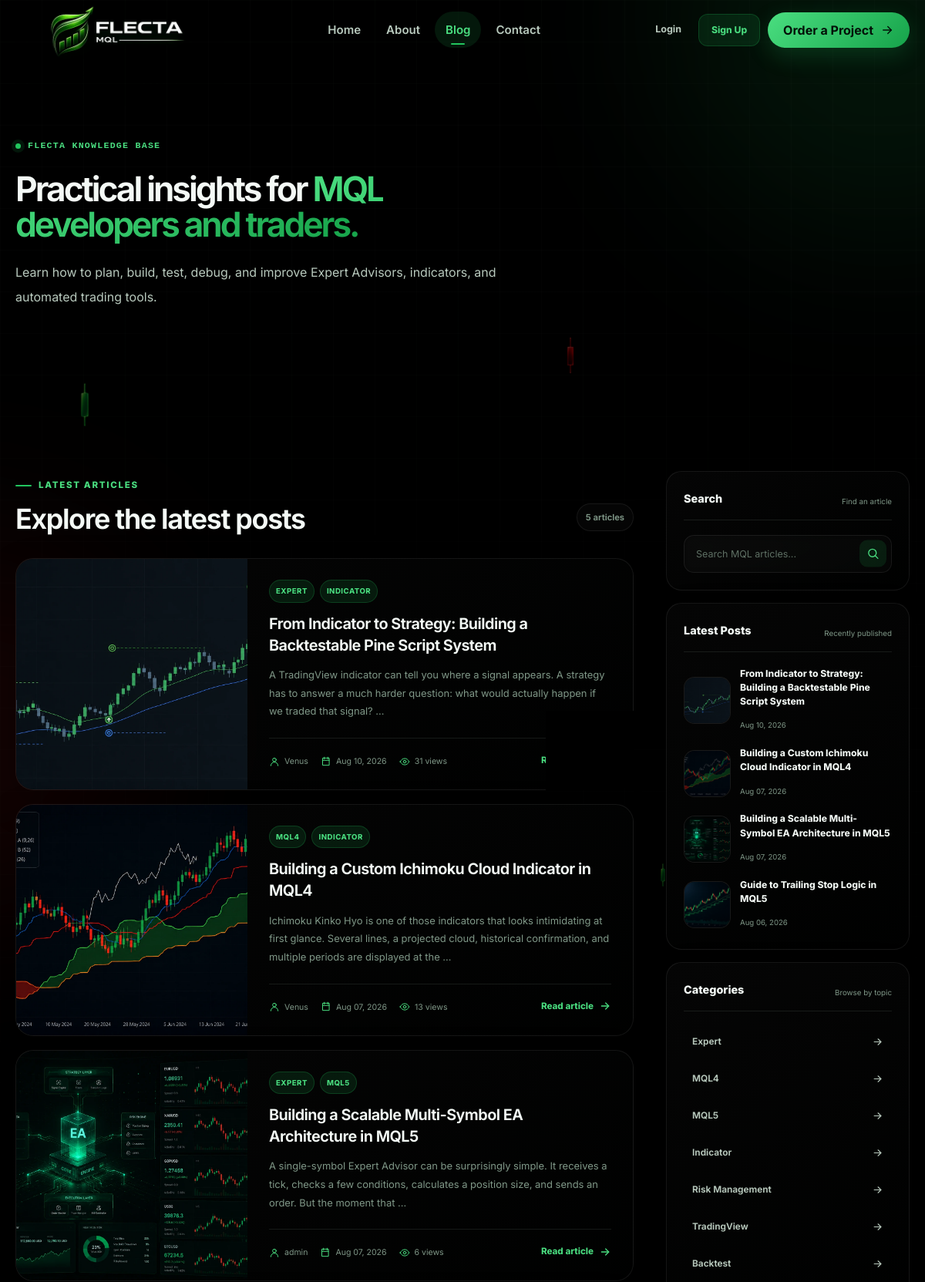
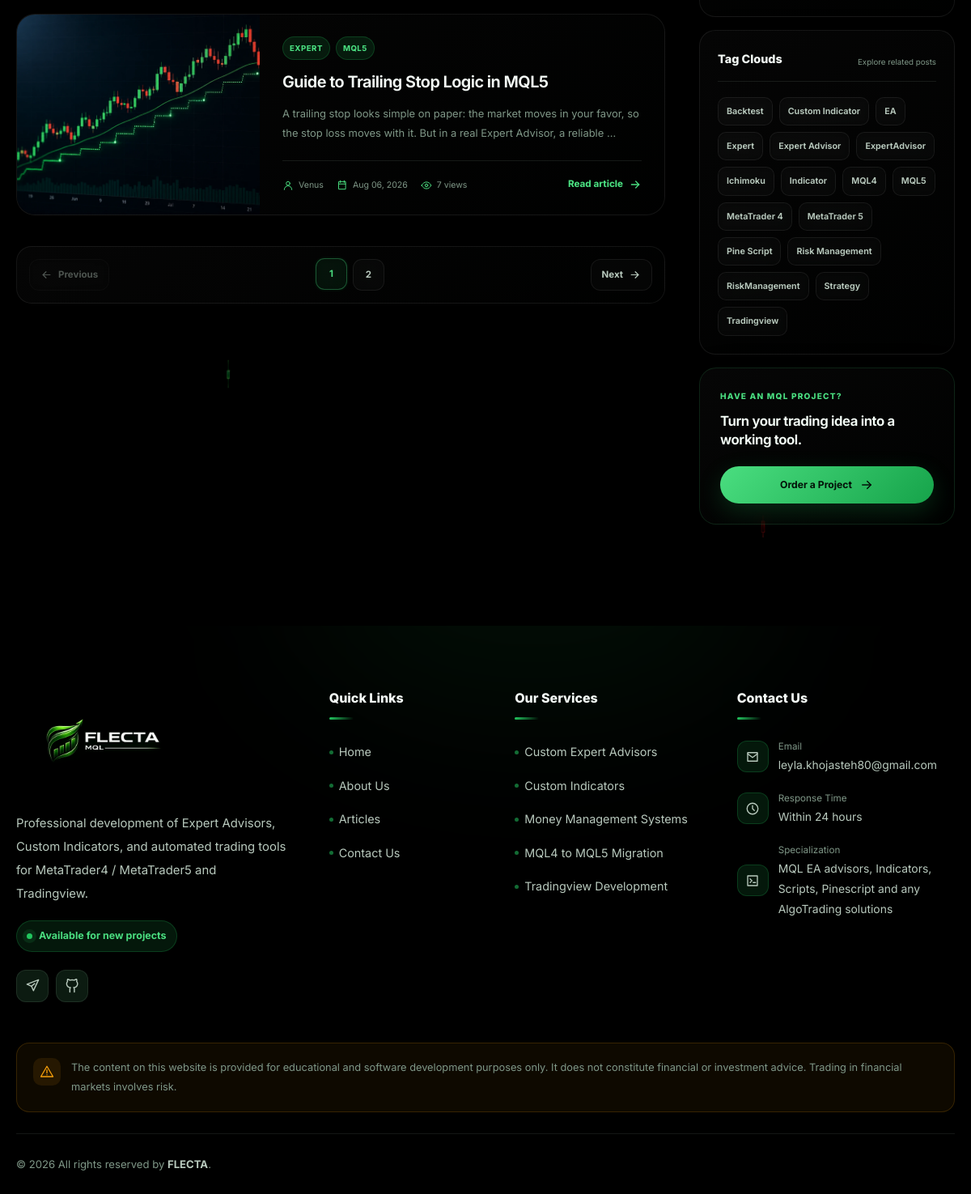
Screenshot of /blog/ with the database file from the repository (2 pictures, top to bottom).
### blog/models.py (models this page shows, shortened)
class Post(models.Model):
    author = models.ForeignKey(User,on_delete=models.SET_NULL,null=True)
    title = models.CharField( max_length=250)
    image = models.ImageField(upload_to='blog/',default='blog/default.jpg')
    content = models.TextField()
    tags = TaggableManager()
    category = models.ManyToManyField(Category)
    counted_views = models.IntegerField(default=0)
    status = models.BooleanField(default=True)
    login_require = models.BooleanField(default=False)
    published_date = models.DateTimeField(null=True)
    created_date = models.DateTimeField(auto_now_add=True)
    updated_date = models.DateTimeField(auto_now=True)
    class Meta:
        ordering = ['published_date']

class Category(models.Model):
   name = models.CharField(max_length=255)
   def __str__(self):
      return self.name

### blog/views.py (the view)
# urls.py: path('',blog_view,name='index'),
def blog_view(request,**kwargs):
    posts = Post.objects.filter(status=True,published_date__lte=timezone.now()).order_by('-published_date')
    if kwargs.get('cat_name') != None:
        posts = posts.filter(category__name=kwargs['cat_name'])
    if kwargs.get('author_username') != None:
        posts = posts.filter(author__username=kwargs['author_username'])
    if kwargs.get('tag_name') != None:
        posts = posts.filter(tags__name__in=[kwargs['tag_name']])
    posts = Paginator(posts,4)
    try:
        page_number = request.GET.get('page')
        posts = posts.get_page(page_number)
    except EmptyPage:
        posts = posts.get_page(1)
    except PageNotAnInteger:
        posts = posts.get_page(1)
    context = {'posts':posts}
    return render(request,'blog/blog-home.html',context)

### templates/blog/blog-home.html (shortened to what this page needs)
{% extends "base.html" %}
{% load blog_tags %}
{% load static %}
{% load compress %}
{% block body_class %}
blog-page
{% endblock %}
{% block extra_css %}
{% compress css %}
<link rel="stylesheet" href="{% static 'css/blog-home.css' %}">
{% endcompress %}
{% endblock %}
{% block content %}
<section class="blog-hero">
    <div class="container blog-hero-container">
        <div class="blog-hero-content">
            <span class="blog-eyebrow">
                FLECTA Knowledge Base
            </span>
            <h1>
                Practical insights for
                <span>MQL developers and traders.</span>
            </h1>
            <p>
                Learn how to plan, build, test, debug, and improve
                Expert Advisors, indicators, and automated trading tools.
            </p>
        </div>
    </div>
</section>
<section class="blog-main">
    <div class="container blog-layout">
        <div class="blog-content-column">
            <div class="blog-content-header">
                <div>
                    <span class="section-label">Latest Articles</span>
                    <h2>
                        {% if active_filter_title %}
                            {{ active_filter_title }}
                        {% else %}
                            Explore the latest posts
                        {% endif %}
                    </h2>
                </div>
                <span class="blog-results-count">
                    {{ posts.paginator.count }} article{{ posts.paginator.count|pluralize }}
                </span>
            </div>
            {% if posts %}
                <div class="blog-post-list">
                    {% for post in posts %}
                        <article class="blog-post-card">
                            <a
                                href="{% url 'blog:single' pid=post.id %}"
                                class="blog-post-cover"
                                aria-label="Read {{ post.title }}"
                            >
                                {% if post.image %}
                                    <img
                                        src="{{ post.image.url }}"
                                        alt="{{ post.title }}"
                                        loading="lazy"
                                    >
                                {% endif %}
                            </a>
                            <div class="blog-post-body">
                                <div class="blog-post-taxonomy">
                                    {% for category in post.category.all|slice:":2" %}
                                        <a href="{% url 'blog:category' cat_name=category.name %}">
                                            {{ category.name }}
                                        </a>
                                    {% empty %}
                                        <span>MQL Development</span>
                                    {% endfor %}
                                </div>
                                <h3>
                                    <a href="{% url 'blog:single' pid=post.id %}">
                                        {{ post.title }}
                                    </a>
                                </h3>
                                <p class="blog-post-excerpt">
                                    {{ post.content|striptags|truncatewords:28 }}
                                </p>
                                <div class="blog-post-footer">
                                    <div class="blog-post-meta">
                                        <span>
                                            <svg viewBox="0 0 24 24" aria-hidden="true">
                                                <circle cx="12" cy="8" r="4"></circle>
                                                <path d="M4 21C4 16.6 7.6 13 12 13C16.4 13 20 16.6 20 21"></path>
                                            </svg>
                                            {{ post.author.get_full_name|default:post.author.username }}
                                        </span>
                                        <span>
                                            <svg viewBox="0 0 24 24" aria-hidden="true">
                                                <path d="M5 4H19V20H5Z"></path>
                                                <path d="M8 2V6"></path>
                                                <path d="M16 2V6"></path>
                                                <path d="M5 9H19"></path>
                                            </svg>
                                            {{ post.published_date|date:"M d, Y" }}
                                        </span>
                                        <span>
                                            <svg viewBox="0 0 24 24" aria-hidden="true">
                                                <path d="M2 12C4.5 7.5 7.8 5 12 5C16.2 5 19.5 7.5 22 12C19.5 16.5 16.2 19 12 19C7.8 19 4.5 16.5 2 12Z"></path>
                                                <circle cx="12" cy="12" r="3"></circle>
                                            </svg>
                                            {{ post.counted_views }} views
                                        </span>
                                    </div>
                                    <a
                                        href="{% url 'blog:single' pid=post.id %}"
                                        class="blog-read-link"
                                    >
                                        Read article
                                        <svg viewBox="0 0 24 24" aria-hidden="true">
                                            <path d="M5 12H19"></path>
                                            <path d="M13 6L19 12L13 18"></path>
                                        </svg>
                                    </a>
                                </div>
                            </div>
                        </article>
                    {% endfor %}
                </div>
                {% if posts.paginator.num_pages > 1 %}
                    <nav class="blog-pagination" aria-label="Blog pagination">
                        {% if posts.has_previous %}
                            <a
                                href="?page={{ posts.previous_page_number }}{% if request.GET.s %}&s={{ request.GET.s|urlencode }}{% endif %}"
                                class="pagination-direction"
                                aria-label="Previous page"
                            >
                                <svg viewBox="0 0 24 24" aria-hidden="true">
                                    <path d="M19 12H5"></path>
                                    <path d="M11 6L5 12L11 18"></path>
                                </svg>
                                Previous
                            </a>
                        {% else %}
                            <span class="pagination-direction is-disabled">
                                <svg viewBox="0 0 24 24" aria-hidden="true">
                                    <path d="M19 12H5"></path>
                                    <path d="M11 6L5 12L11 18"></path>
                                </svg>
                                Previous
                            </span>
                        {% endif %}
                        <div class="pagination-numbers">
                            {% for page_number in posts.paginator.page_range %}
                                {% if page_number == posts.number %}
                                    <span class="pagination-number is-current" aria-current="page">
                                        {{ page_number }}
                                    </span>
                                {% else %}
                                    <a
                                        href="?page={{ page_number }}{% if request.GET.s %}&s={{ request.GET.s|urlencode }}{% endif %}"
                                        class="pagination-number"
                                    >
                                        {{ page_number }}
                                    </a>
                                {% endif %}
                            {% endfor %}
                        </div>
                        {% if posts.has_next %}
                            <a
                                href="?page={{ posts.next_page_number }}{% if request.GET.s %}&s={{ request.GET.s|urlencode }}{% endif %}"
                                class="pagination-direction"
                                aria-label="Next page"
                            >
                                Next
                                <svg viewBox="0 0 24 24" aria-hidden="true">
                                    <path d="M5 12H19"></path>
                                    <path d="M13 6L19 12L13 18"></path>
                                </svg>
                            </a>
                        {% endif %}
                    </nav>
                {% endif %}
            {% endif %}
        </div>
        <aside class="blog-sidebar">
            <section class="sidebar-widget sidebar-search-widget">
                <div class="sidebar-widget-heading">
                    <span>Search</span>
                    <small>Find an article</small>
                </div>
                <form
                    action="{% url 'blog:search' %}"
                    method="get"
                    class="blog-search-form"
                >
                    <input
                        id="blog-search-input"
                        type="search"
                        name="s"
                        value="{{ request.GET.s|default:'' }}"
                        placeholder="Search MQL articles..."
                    >
                    <button type="submit" aria-label="Search">
                        <svg viewBox="0 0 24 24" aria-hidden="true">
                            <circle cx="11" cy="11" r="7"></circle>
                            <path d="M16 16L21 21"></path>
                        </svg>
                    </button>
                </form>
            </section>
            <section class="sidebar-widget">
                <div class="sidebar-widget-heading">
                    <span>Latest Posts</span>
                    <small>Recently published</small>
                </div>
                <div class="sidebar-latest-list">
                    {% latestposts %}
                </div>
            </section>
            <section class="sidebar-widget">
                <div class="sidebar-widget-heading">
                    <span>Categories</span>
                    <small>Browse by topic</small>
                </div>
                <ul class="sidebar-category-list">
                    {% postcategories %}
                </ul>
            </section>
            <section class="sidebar-widget">
                <div class="sidebar-widget-heading">
                    <span>Tag Clouds</span>
                    <small>Explore related posts</small>
                </div>
                <div class="sidebar-tag-cloud">
                    {% alltags %}
                </div>
            </section>
            <section class="sidebar-cta">
                <span>Have an MQL project?</span>
                <h2>
                    Turn your trading idea into a working tool.
                </h2>
                <a href="/contact/" class="button button-primary">
                    Order a Project
                    <svg viewBox="0 0 24 24" aria-hidden="true">
                        <path d="M5 12H19"></path>
                        <path d="M13 6L19 12L13 18"></path>
                    </svg>
                </a>
            </section>
        </aside>
    </div>
</section>
{% endblock %}

### templates/blog/blog-latest-posts.html
{% load humanize %}
{% for post in posts %}
    <div class="sidebar-latest-post">
        <div class="sidebar-latest-thumb">
            {% if post.image %}
                <img src="{{ post.image.url }}" alt="{{ post.title }}">
            {% else %}
                <span>MQL</span>
            {% endif %}
        </div>
        <div>
            <h3><a href="{% url 'blog:single' pid=post.id %}">{{ post.title }}</a></h3>
            <time>{{ post.published_date|date:"M d, Y" }}</time>
        </div>
    </div>
{% endfor %}

### templates/blog/blog-post-categories.html
{% for name,count in categories.items %}
    <a href="{% url 'blog:category' cat_name=name.name %}">
        {{ name }}
        <svg viewBox="0 0 24 24" aria-hidden="true">
            <path d="M5 12H19"></path>
            <path d="M13 6L19 12L13 18"></path>
        </svg>
    </a>
{% endfor %}

### templates/blog/blog-tags.html
{% for tag in tags %}
    <a href="{% url 'blog:tag' tag_name=tag.name %}">{{ tag.name }}</a>
{% empty %}
    <p class="sidebar-empty-text">No tags available.</p>
{% endfor %}

### rows the page displays
Post: image (picture), title "From Indicator to Strategy: Building a Backtestable Pine Script System", content "A TradingView indicator can tell you where a signal appears. A strategy has to answer a much harder question: what would actually happen if we traded that signal? …", author.get_full_name "Venus", published_date "Aug 10, 2026", counted_views "31"
Category: name "EXPERT", name "Expert"
Category: name "INDICATOR", name "Indicator"
Post: image (picture), title "Building a Custom Ichimoku Cloud Indicator in MQL4", content "Ichimoku Kinko Hyo is one of those indicators that looks intimidating at first glance. Several lines, a projected cloud, historical confirmation, and multiple periods are displayed at the …", author.get_full_name "Venus", published_date "Aug 07, 2026", counted_views "13"
Category: name "MQL4"
Post: image (picture), title "Building a Scalable Multi-Symbol EA Architecture in MQL5", content "A single-symbol Expert Advisor can be surprisingly simple. It receives a tick, checks a few conditions, calculates a position size, and sends an order. But the moment that …", author.get_full_name "admin", published_date "Aug 07, 2026", counted_views "6"
Category: name "MQL5"
Post: image (picture), title "Guide to Trailing Stop Logic in MQL5", content "A trailing stop looks simple on paper: the market moves in your favor, so the stop loss moves with it. But in a real Expert Advisor, a reliable …", author.get_full_name "Venus", published_date "Aug 06, 2026", counted_views "7"
Category: name "Risk Management"
Category: name "TradingView"
Category: name "Backtest"
Tag: name "Backtest"
Tag: name "Custom Indicator"
Tag: name "EA"
Tag: name "Expert"
Tag: name "Expert Advisor"
Tag: name "ExpertAdvisor"
Tag: name "Ichimoku"
Tag: name "Indicator"
Tag: name "MQL4"
Tag: name "MQL5"
Tag: name "MetaTrader 4"
Tag: name "MetaTrader 5"
Tag: name "Pine Script"
Tag: name "Risk Management"
Tag: name "RiskManagement"
Tag: name "Strategy"
Tag: name "Tradingview"

### other values shown
{{ posts.paginator.count }} "5"
{{ page_number }} "1"
{{ page_number }} "2"
